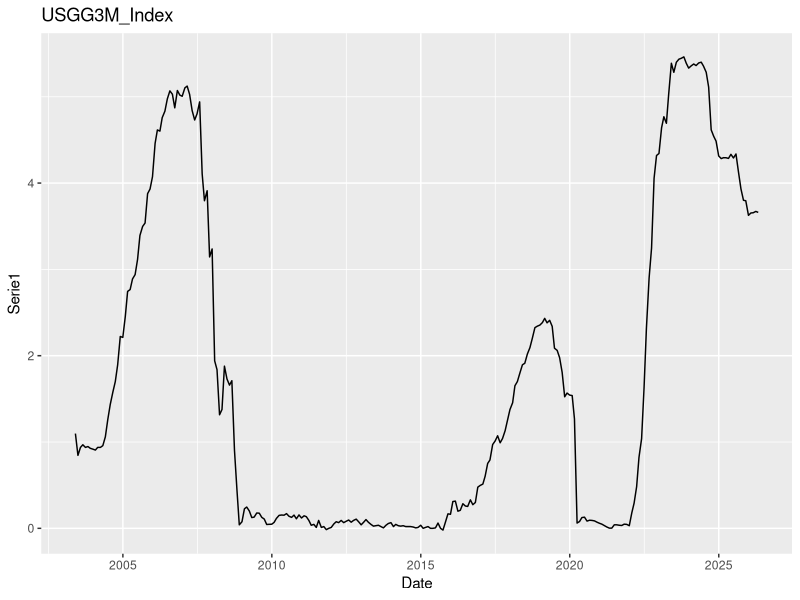
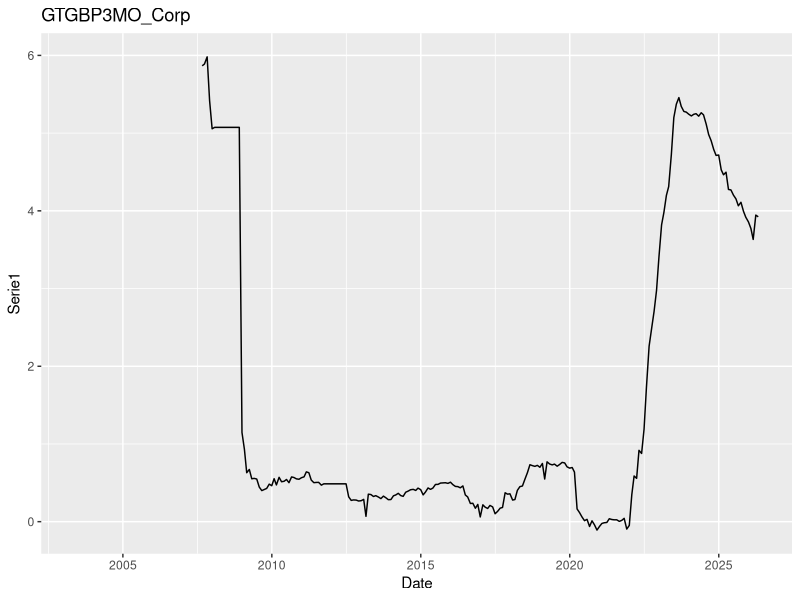
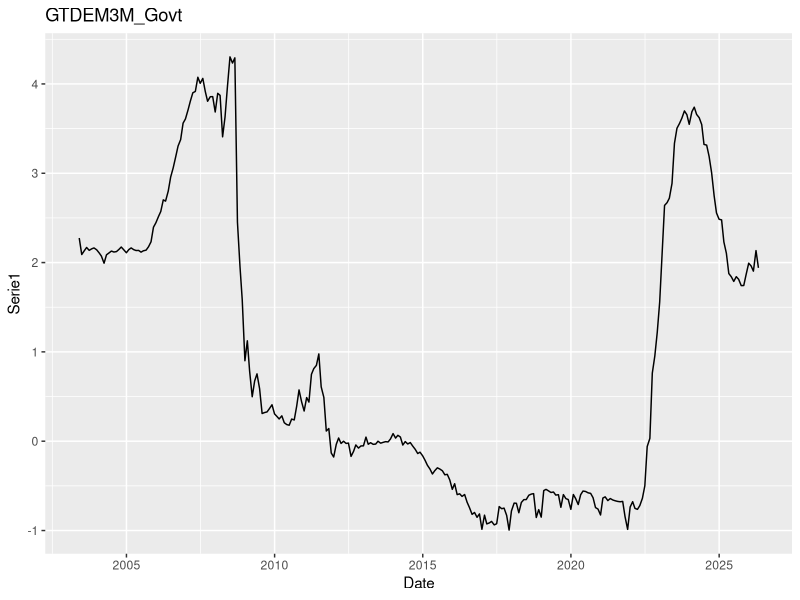
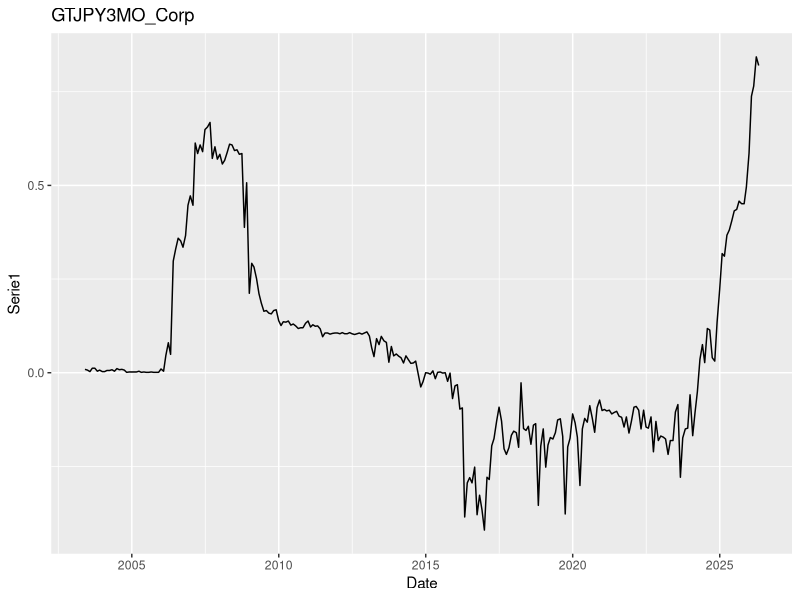
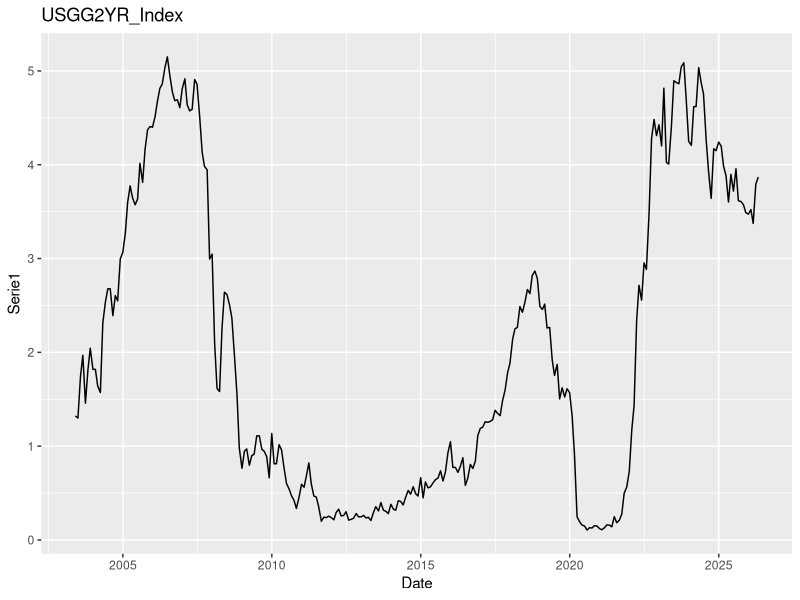
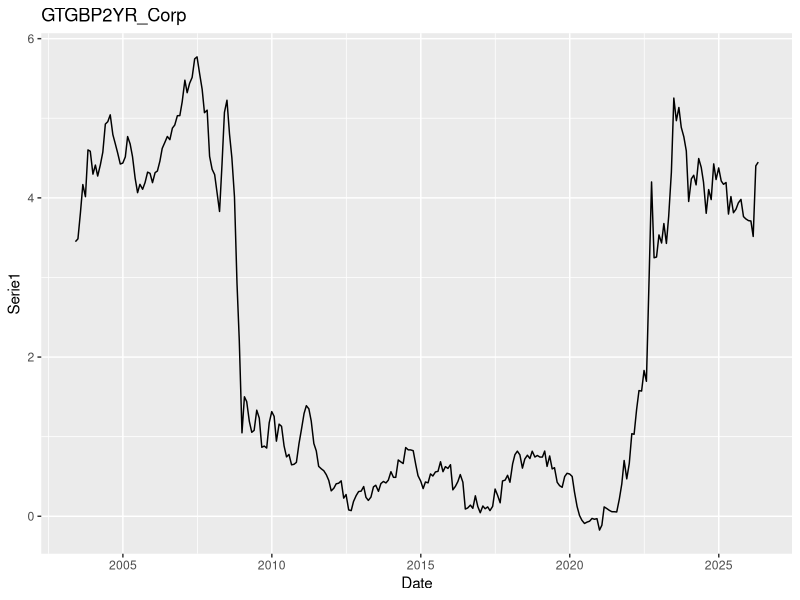
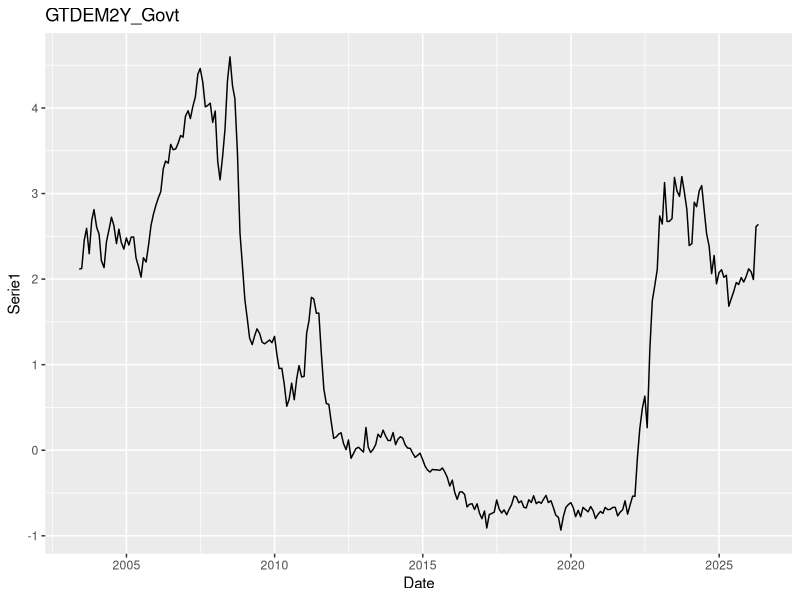
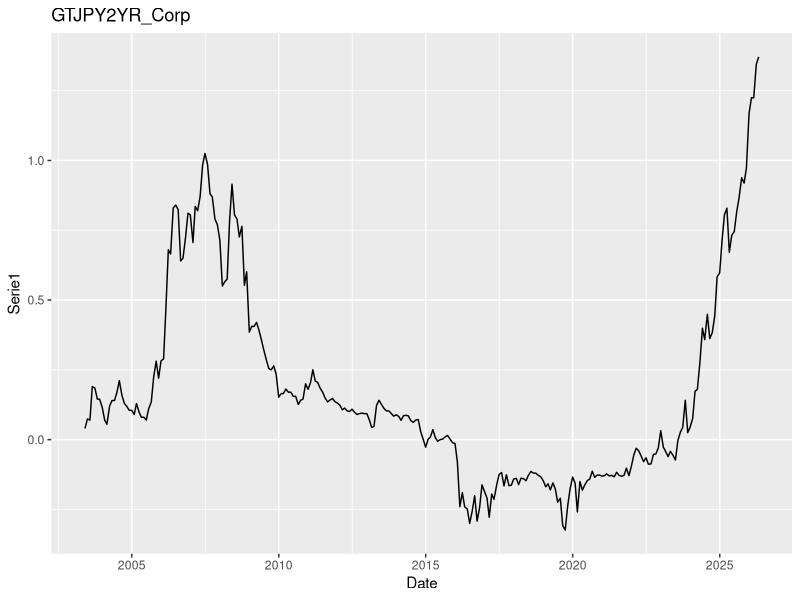

Write R code to recreate these figures, in order.
# Single base construction to be analyzed in the ICF
#
# Autor: Bruno Tebaldi Barbosa
#
# Data: 2026-08-08

# script para validacao (visial) das series.

# Data Load ---------------------------------------------------------------

rm(list = ls())


library(tidyverse)

# load variable data from Bloomberg
tbl.colnames <- readxl::read_excel("Database/BBG FCI Data_asValues.xlsx",
                                   sheet = "Dados",
                                   # range = "A4:AN4",
                                   na = "#N/A N/A")

tbl.ICF <- readxl::read_excel("Database/BBG FCI Data_asValues.xlsx",
                              sheet = "Mensal_BBG",
                              range = "A4:AQ281",
                              na = c("#N/A N/A", "PX_LAST", "Dates") )


# Adjust column names
for(col in colnames(tbl.ICF)){
  
  idx <- which(tbl.colnames$Bloomberg == col)
  
  if(length(idx) > 1){ stop("Erro. Mais de uma coluna com esse nome!")}
  
  if(length(idx) > 0){
    colnames(tbl.ICF)[colnames(tbl.ICF) == col] <- tbl.colnames$ColCode[idx]
  }
}

rm(list = base::setdiff(ls(), c("tbl.ICF") ) )


# Validacao Grafica -------------------------------------------------------


for(i in seq_along(tbl.ICF)){
  
  col <- colnames(tbl.ICF)[i]
  
  if(col == "Date"){
    next
  }
  
   
  g1 <- tbl.ICF %>%
    dplyr::select(Date,
                  Serie1 = !!col) %>%
    ggplot() +
    geom_line(aes(x = Date, y = Serie1)) +
    labs(title = sprintf("%s", col))

   print(g1)
}
